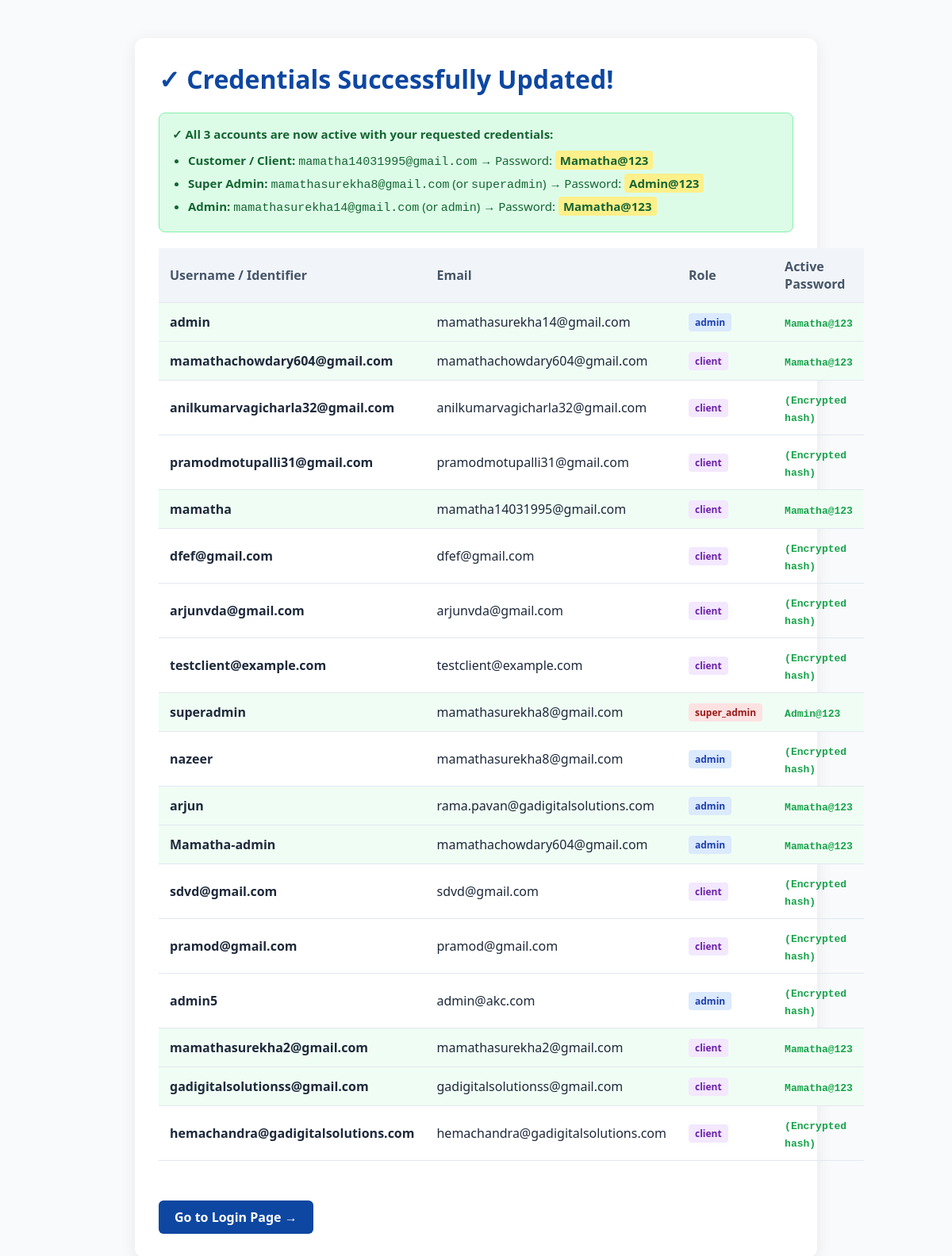
Page /admin_credentials.php on the committed database.
### tables this page shows
CREATE TABLE `users` (
      `id` INTEGER PRIMARY KEY AUTOINCREMENT,
      `username` TEXT NOT NULL UNIQUE,
      `password` TEXT NOT NULL,
      `role` TEXT DEFAULT 'user',
      `permissions` TEXT,
      `is_active` INTEGER DEFAULT 1,
      `fullname` TEXT DEFAULT NULL,
      `phone` TEXT DEFAULT NULL,
      `created_at` DATETIME DEFAULT CURRENT_TIMESTAMP,
      `email` TEXT DEFAULT NULL,
      `reset_token` TEXT DEFAULT NULL,
      `reset_token_expiry` DATETIME DEFAULT NULL,
      `profile_pic` TEXT DEFAULT NULL
    );

### admin_credentials.php (the view, shortened to what this page needs)
<?php
require_once __DIR__ . '/includes/db_connect.php';
$hashMamatha = password_hash('Mamatha@123', PASSWORD_DEFAULT);
$hashAdmin = password_hash('Admin@123', PASSWORD_DEFAULT);
$conn->prepare("UPDATE users SET password = :h WHERE LOWER(email) = 'mamatha14031995@gmail.com' OR LOWER(username) = 'mamatha14031995@gmail.com'")->execute(['h' => $hashMamatha]);
$conn->prepare("UPDATE users SET password = :h WHERE LOWER(email) = 'mamathasurekha8@gmail.com' OR LOWER(username) = 'superadmin'")->execute(['h' => $hashAdmin]);
$conn->prepare("UPDATE users SET password = :h WHERE LOWER(email) = 'mamathasurekha14@gmail.com' OR LOWER(username) = 'admin' OR LOWER(username) = 'mamatha-admin'")->execute(['h' => $hashMamatha]);
$stmt = $conn->query("SELECT id, username, email, role, password FROM users ORDER BY id ASC");
$users = $stmt->fetchAll(PDO::FETCH_ASSOC);
$candidates = ['Mamatha@123', 'Admin@123', 'admin', 'admin123', 'password', '123456'];
$results = [];
foreach ($users as $a) {
    $matched = null;
    foreach ($candidates as $cand) {
        if (password_verify($cand, $a['password'])) {
            $matched = $cand;
            break;
        }
    }
    $results[] = [
        'id' => $a['id'],
        'username' => $a['username'],
        'email' => $a['email'],
        'role' => $a['role'],
        'password' => $matched ?? '(Encrypted hash)'
    ];
}
?>
<!DOCTYPE html>
<html>
<head>
</head>
<body>
    <div class="card">
        <h1>&check; Credentials Successfully Updated!</h1>
        <div class="success-box">
            <strong>&check; All 3 accounts are now active with your requested credentials:</strong>
            <ul style="margin: 10px 0 0 20px; padding: 0; line-height: 1.8;">
                <li><strong>Customer / Client:</strong> <code>mamatha14031995@gmail.com</code> &rarr; Password: <span
                        class="highlight">Mamatha@123</span></li>
                <li><strong>Super Admin:</strong> <code>mamathasurekha8@gmail.com</code> (or <code>superadmin</code>)
                    &rarr; Password: <span class="highlight">Admin@123</span></li>
                <li><strong>Admin:</strong> <code>mamathasurekha14@gmail.com</code> (or <code>admin</code>) &rarr;
                    Password: <span class="highlight">Mamatha@123</span></li>
            </ul>
        </div>
        <table>
            <thead>
                <tr>
                    <th>Username / Identifier</th>
                    <th>Email</th>
                    <th>Role</th>
                    <th>Active Password</th>
                </tr>
            </thead>
            <tbody>
                <?php foreach ($results as $r): ?>
                    <tr <?php if (in_array($r['password'], ['Mamatha@123', 'Admin@123']))
                        echo 'style="background: #f0fdf4;"'; ?>>
                        <td><strong><?php echo htmlspecialchars($r['username']); ?></strong></td>
                        <td><?php echo htmlspecialchars($r['email'] ?? '-'); ?></td>
                        <td><span
                                class="badge <?php echo $r['role'] === 'super_admin' ? 'badge-super' : ($r['role'] === 'admin' ? 'badge-admin' : 'badge-client'); ?>"><?php echo htmlspecialchars($r['role']); ?></span>
                        </td>
                        <td><code
                                style="font-weight: bold; color: #16a34a;"><?php echo htmlspecialchars($r['password']); ?></code>
                        </td>
                    </tr>
                <?php endforeach; ?>
            </tbody>
        </table>
        <div style="margin-top: 30px;">
            <a href="login.php" class="btn btn-primary">Go to Login Page &rarr;</a>
        </div>
    </div>
</body>
</html>

### admin_credentials.php (style rules this page uses)
body { font-family: 'Segoe UI', sans-serif; background: #f8fafc; padding: 40px; color: #1e293b; }
.card { max-width: 800px; margin: 0 auto; background: white; border-radius: 12px; box-shadow: 0 4px 20px rgba(0, 0, 0, 0.08); padding: 30px; }
h1 { color: #0d47a1; margin-top: 0; }
table { width: 100%; border-collapse: collapse; margin-top: 20px; }
th, td { padding: 12px 14px; text-align: left; border-bottom: 1px solid #e2e8f0; }
th { background: #f1f5f9; font-weight: 600; color: #475569; }
.badge { display: inline-block; padding: 3px 8px; border-radius: 4px; font-size: 12px; font-weight: 600; }
.badge-super { background: #fee2e2; color: #991b1b; }
.badge-admin { background: #dbeafe; color: #1e40af; }
.badge-client { background: #f3e8ff; color: #6b21a8; }
.btn { display: inline-block; padding: 10px 20px; border-radius: 6px; text-decoration: none; font-weight: 600; margin-top: 20px; }
.btn-primary { background: #0d47a1; color: white; }
.success-box { background: #dcfce7; border: 1px solid #86efac; color: #166534; padding: 16px; border-radius: 8px; margin-bottom: 20px; font-weight: 500; font-size: 15px; }
.highlight { background: #fef08a; padding: 2px 6px; border-radius: 4px; font-weight: bold; }

### rows in the picture
users: username "admin", email "mamathasurekha14@gmail.com", role "admin", password "Mamatha@123"
users: username "mamathachowdary604@gmail.com", email "mamathachowdary604@gmail.com", role "client", password "Mamatha@123"
users: username "anilkumarvagicharla32@gmail.com", email "anilkumarvagicharla32@gmail.com", role "client", password "(Encrypted hash)"
users: username "pramodmotupalli31@gmail.com", email "pramodmotupalli31@gmail.com", role "client", password "(Encrypted hash)"
users: username "mamatha", email "mamatha14031995@gmail.com", role "client", password "Mamatha@123"
users: username "dfef@gmail.com", email "dfef@gmail.com", role "client", password "(Encrypted hash)"
users: username "arjunvda@gmail.com", email "arjunvda@gmail.com", role "client", password "(Encrypted hash)"
users: username "testclient@example.com", email "testclient@example.com", role "client", password "(Encrypted hash)"
users: username "superadmin", email "mamathasurekha8@gmail.com", role "super_admin", password "Admin@123"
users: username "nazeer", email "mamathasurekha8@gmail.com", role "admin", password "(Encrypted hash)"
users: username "arjun", email "rama.pavan@gadigitalsolutions.com", role "admin", password "Mamatha@123"
users: username "Mamatha-admin", email "mamathachowdary604@gmail.com", role "admin", password "Mamatha@123"
users: username "sdvd@gmail.com", email "sdvd@gmail.com", role "client", password "(Encrypted hash)"
users: username "pramod@gmail.com", email "pramod@gmail.com", role "client", password "(Encrypted hash)"
users: username "admin5", email "admin@akc.com", role "admin", password "(Encrypted hash)"
users: username "mamathasurekha2@gmail.com", email "mamathasurekha2@gmail.com", role "client", password "Mamatha@123"
users: username "gadigitalsolutionss@gmail.com", email "gadigitalsolutionss@gmail.com", role "client", password "Mamatha@123"
users: username "hemachandra@gadigitalsolutions.com", email "hemachandra@gadigitalsolutions.com", role "client", password "(Encrypted hash)"
